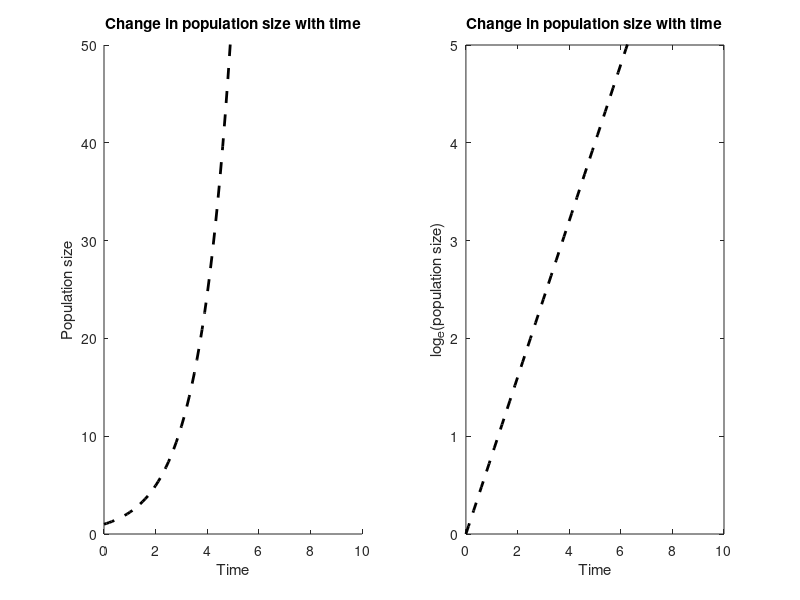

This chart was generated by the following MATLAB code: (Note: this script raises an error after producing the figure.)
clear
init_pop=1;
replicates=10000; % number of times the system is simulated
plotted_replicates = 10; % number of simulations to be plotted
% rates of the two poisson processes
birth_rate=1.5; death_rate=0.7;
C = 25; % carrying capacity
final_states = zeros(replicates,1);
tmax = 10;

t=0:.1:10;
% plotting deterministic system as a guideline
deterministic_pop=init_pop*exp((birth_rate-death_rate).*t);
% plotting exponential random variable of combined poisson process
subplot(1,2,1)
hold on
plot(t,deterministic_pop,'k--','Linewidth',2);
axis([0,10,0,50]);
xlabel('Time');
ylabel('Population size');
title('Change in population size with time');
% plotting the log function
subplot(1,2,2)
plot(t,log(deterministic_pop),'k--','Linewidth',2);
axis([0,10,0,5]);
xlabel('Time');
ylabel('log_e(population size)');
title('Change in population size with time');

hold on % retains plots in the current axes

for k=1:plotted_replicates
    clear t y
    y(1)=init_pop;
    t(1)= 0;
    j=1;
    while y(j)>0 && y(j)<50
        u=rand(1,2);
        B = birth_rate*(1-(y(j)/C));
        event_rate = B + death_rate;
        t(j+1)=-log(u(1))/(event_rate*y(j))+t(j);
        if u(2)<B/event_rate
            y(j+1)=y(j)+1;
        else
            y(j+1)=y(j)-1;
        end
        j=j+1;
    end
    
    plotresult(t,k,y);
end

for k=1:replicates
    clear t y
    y(1)=init_pop;
    t(1)= 0;
    j=1;
    while t(j)<tmax
        u=rand(1,2);
        B = birth_rate*(1-(y(j)/C));
        event_rate = B + death_rate;
        t(j+1)=-log(u(1))/(event_rate*y(j))+t(j);
        if u(2)<B/event_rate
            y(j+1)=y(j)+1;
        else
            y(j+1)=y(j)-1;
            if y(j+1) == 0
                t(j+2) = tmax;
                y(j+2) = 0;
                break
            end
        end
        j=j+1;
    end
    final_states(k)=y(end);
end

final_states;
mean = mean(final_states)
variance = var(final_states)
extinction_prob = sum(final_states==0)/replicates